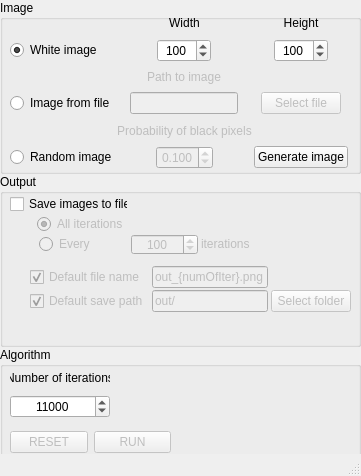
<?xml version="1.0" encoding="UTF-8"?>
<ui version="4.0">
 <class>MainWindow</class>
 <widget class="QMainWindow" name="MainWindow">
  <property name="geometry">
   <rect>
    <x>0</x>
    <y>0</y>
    <width>361</width>
    <height>476</height>
   </rect>
  </property>
  <property name="windowTitle">
   <string>MainWindow</string>
  </property>
  <widget class="QWidget" name="centralwidget">
   <widget class="QWidget" name="verticalLayoutWidget">
    <property name="geometry">
     <rect>
      <x>0</x>
      <y>0</y>
      <width>361</width>
      <height>521</height>
     </rect>
    </property>
    <layout class="QVBoxLayout" name="verticalLayout">
     <property name="spacing">
      <number>0</number>
     </property>
     <item>
      <widget class="QGroupBox" name="groupBox_2">
       <property name="sizePolicy">
        <sizepolicy hsizetype="Preferred" vsizetype="Preferred">
         <horstretch>0</horstretch>
         <verstretch>0</verstretch>
        </sizepolicy>
       </property>
       <property name="title">
        <string>Image</string>
       </property>
       <widget class="QWidget" name="gridLayoutWidget">
        <property name="geometry">
         <rect>
          <x>10</x>
          <y>10</y>
          <width>341</width>
          <height>161</height>
         </rect>
        </property>
        <layout class="QGridLayout" name="gridLayout" columnstretch="0,0,0">
         <property name="sizeConstraint">
          <enum>QLayout::SetDefaultConstraint</enum>
         </property>
         <property name="spacing">
          <number>0</number>
         </property>
         <item row="0" column="2" alignment="Qt::AlignHCenter|Qt::AlignVCenter">
          <widget class="QLabel" name="label_2">
           <property name="sizePolicy">
            <sizepolicy hsizetype="Preferred" vsizetype="Preferred">
             <horstretch>0</horstretch>
             <verstretch>0</verstretch>
            </sizepolicy>
           </property>
           <property name="text">
            <string>Height</string>
           </property>
           <property name="alignment">
            <set>Qt::AlignCenter</set>
           </property>
          </widget>
         </item>
         <item row="1" column="0" alignment="Qt::AlignLeft|Qt::AlignVCenter">
          <widget class="QRadioButton" name="whiteImageRB">
           <property name="sizePolicy">
            <sizepolicy hsizetype="Fixed" vsizetype="Preferred">
             <horstretch>0</horstretch>
             <verstretch>0</verstretch>
            </sizepolicy>
           </property>
           <property name="text">
            <string>White image</string>
           </property>
           <property name="checked">
            <bool>true</bool>
           </property>
          </widget>
         </item>
         <item row="1" column="2" alignment="Qt::AlignHCenter|Qt::AlignVCenter">
          <widget class="QSpinBox" name="heightSB">
           <property name="sizePolicy">
            <sizepolicy hsizetype="Fixed" vsizetype="Preferred">
             <horstretch>0</horstretch>
             <verstretch>0</verstretch>
            </sizepolicy>
           </property>
           <property name="alignment">
            <set>Qt::AlignCenter</set>
           </property>
           <property name="minimum">
            <number>2</number>
           </property>
           <property name="maximum">
            <number>1000</number>
           </property>
           <property name="singleStep">
            <number>100</number>
           </property>
           <property name="value">
            <number>100</number>
           </property>
          </widget>
         </item>
         <item row="3" column="0" alignment="Qt::AlignLeft|Qt::AlignVCenter">
          <widget class="QRadioButton" name="imageFromFileRB">
           <property name="sizePolicy">
            <sizepolicy hsizetype="Fixed" vsizetype="Preferred">
             <horstretch>0</horstretch>
             <verstretch>0</verstretch>
            </sizepolicy>
           </property>
           <property name="text">
            <string>Image from file</string>
           </property>
          </widget>
         </item>
         <item row="5" column="0" alignment="Qt::AlignLeft|Qt::AlignVCenter">
          <widget class="QRadioButton" name="randomImageRB">
           <property name="sizePolicy">
            <sizepolicy hsizetype="Fixed" vsizetype="Preferred">
             <horstretch>0</horstretch>
             <verstretch>0</verstretch>
            </sizepolicy>
           </property>
           <property name="text">
            <string>Random image</string>
           </property>
          </widget>
         </item>
         <item row="5" column="1" alignment="Qt::AlignHCenter|Qt::AlignVCenter">
          <widget class="QDoubleSpinBox" name="probabilitySB">
           <property name="enabled">
            <bool>false</bool>
           </property>
           <property name="sizePolicy">
            <sizepolicy hsizetype="Fixed" vsizetype="Preferred">
             <horstretch>0</horstretch>
             <verstretch>0</verstretch>
            </sizepolicy>
           </property>
           <property name="alignment">
            <set>Qt::AlignCenter</set>
           </property>
           <property name="decimals">
            <number>3</number>
           </property>
           <property name="maximum">
            <double>1.000000000000000</double>
           </property>
           <property name="singleStep">
            <double>0.100000000000000</double>
           </property>
           <property name="value">
            <double>0.100000000000000</double>
           </property>
          </widget>
         </item>
         <item row="3" column="1" alignment="Qt::AlignHCenter|Qt::AlignVCenter">
          <widget class="QLineEdit" name="pathLE">
           <property name="enabled">
            <bool>false</bool>
           </property>
           <property name="sizePolicy">
            <sizepolicy hsizetype="Preferred" vsizetype="Preferred">
             <horstretch>0</horstretch>
             <verstretch>0</verstretch>
            </sizepolicy>
           </property>
           <property name="readOnly">
            <bool>true</bool>
           </property>
          </widget>
         </item>
         <item row="5" column="2" alignment="Qt::AlignHCenter|Qt::AlignVCenter">
          <widget class="QPushButton" name="generateImagePB">
           <property name="sizePolicy">
            <sizepolicy hsizetype="Preferred" vsizetype="Preferred">
             <horstretch>0</horstretch>
             <verstretch>0</verstretch>
            </sizepolicy>
           </property>
           <property name="text">
            <string>Generate image</string>
           </property>
          </widget>
         </item>
         <item row="2" column="1" alignment="Qt::AlignHCenter|Qt::AlignVCenter">
          <widget class="QLabel" name="label_4">
           <property name="enabled">
            <bool>false</bool>
           </property>
           <property name="sizePolicy">
            <sizepolicy hsizetype="Preferred" vsizetype="Preferred">
             <horstretch>0</horstretch>
             <verstretch>0</verstretch>
            </sizepolicy>
           </property>
           <property name="text">
            <string>Path to image</string>
           </property>
           <property name="alignment">
            <set>Qt::AlignCenter</set>
           </property>
          </widget>
         </item>
         <item row="0" column="1" alignment="Qt::AlignHCenter|Qt::AlignVCenter">
          <widget class="QLabel" name="label_3">
           <property name="sizePolicy">
            <sizepolicy hsizetype="Preferred" vsizetype="Preferred">
             <horstretch>0</horstretch>
             <verstretch>0</verstretch>
            </sizepolicy>
           </property>
           <property name="text">
            <string>Width</string>
           </property>
           <property name="alignment">
            <set>Qt::AlignCenter</set>
           </property>
          </widget>
         </item>
         <item row="1" column="1" alignment="Qt::AlignHCenter|Qt::AlignVCenter">
          <widget class="QSpinBox" name="widthSB">
           <property name="sizePolicy">
            <sizepolicy hsizetype="Fixed" vsizetype="Preferred">
             <horstretch>0</horstretch>
             <verstretch>0</verstretch>
            </sizepolicy>
           </property>
           <property name="layoutDirection">
            <enum>Qt::LeftToRight</enum>
           </property>
           <property name="frame">
            <bool>true</bool>
           </property>
           <property name="alignment">
            <set>Qt::AlignCenter</set>
           </property>
           <property name="showGroupSeparator" stdset="0">
            <bool>false</bool>
           </property>
           <property name="minimum">
            <number>2</number>
           </property>
           <property name="maximum">
            <number>1000</number>
           </property>
           <property name="singleStep">
            <number>100</number>
           </property>
           <property name="value">
            <number>100</number>
           </property>
          </widget>
         </item>
         <item row="3" column="2" alignment="Qt::AlignHCenter|Qt::AlignVCenter">
          <widget class="QPushButton" name="selectFilePB">
           <property name="enabled">
            <bool>false</bool>
           </property>
           <property name="sizePolicy">
            <sizepolicy hsizetype="Preferred" vsizetype="Preferred">
             <horstretch>0</horstretch>
             <verstretch>0</verstretch>
            </sizepolicy>
           </property>
           <property name="text">
            <string>Select file</string>
           </property>
           <property name="checkable">
            <bool>false</bool>
           </property>
          </widget>
         </item>
         <item row="4" column="1">
          <widget class="QLabel" name="label_6">
           <property name="enabled">
            <bool>false</bool>
           </property>
           <property name="sizePolicy">
            <sizepolicy hsizetype="Preferred" vsizetype="Preferred">
             <horstretch>0</horstretch>
             <verstretch>0</verstretch>
            </sizepolicy>
           </property>
           <property name="text">
            <string>Probability of black pixels</string>
           </property>
           <property name="alignment">
            <set>Qt::AlignCenter</set>
           </property>
          </widget>
         </item>
        </layout>
       </widget>
      </widget>
     </item>
     <item>
      <widget class="QGroupBox" name="groupBox">
       <property name="sizePolicy">
        <sizepolicy hsizetype="Preferred" vsizetype="Preferred">
         <horstretch>0</horstretch>
         <verstretch>0</verstretch>
        </sizepolicy>
       </property>
       <property name="title">
        <string>Output</string>
       </property>
       <widget class="QWidget" name="gridLayoutWidget_2">
        <property name="geometry">
         <rect>
          <x>10</x>
          <y>20</y>
          <width>240</width>
          <height>61</height>
         </rect>
        </property>
        <layout class="QGridLayout" name="gridLayout_2">
         <property name="horizontalSpacing">
          <number>3</number>
         </property>
         <property name="verticalSpacing">
          <number>0</number>
         </property>
         <item row="1" column="0" alignment="Qt::AlignRight|Qt::AlignVCenter">
          <widget class="QRadioButton" name="allIterationsRB">
           <property name="enabled">
            <bool>false</bool>
           </property>
           <property name="sizePolicy">
            <sizepolicy hsizetype="Maximum" vsizetype="Maximum">
             <horstretch>0</horstretch>
             <verstretch>0</verstretch>
            </sizepolicy>
           </property>
           <property name="text">
            <string>All iterations</string>
           </property>
           <property name="checked">
            <bool>true</bool>
           </property>
          </widget>
         </item>
         <item row="0" column="0" alignment="Qt::AlignLeft|Qt::AlignVCenter">
          <widget class="QCheckBox" name="saveImageToFileCB">
           <property name="sizePolicy">
            <sizepolicy hsizetype="Maximum" vsizetype="Maximum">
             <horstretch>0</horstretch>
             <verstretch>0</verstretch>
            </sizepolicy>
           </property>
           <property name="text">
            <string>Save images to files</string>
           </property>
           <property name="checked">
            <bool>false</bool>
           </property>
          </widget>
         </item>
         <item row="2" column="2" alignment="Qt::AlignLeft|Qt::AlignVCenter">
          <widget class="QLabel" name="label_5">
           <property name="enabled">
            <bool>false</bool>
           </property>
           <property name="text">
            <string>iterations</string>
           </property>
          </widget>
         </item>
         <item row="2" column="1" alignment="Qt::AlignLeft|Qt::AlignVCenter">
          <widget class="QSpinBox" name="saveItersSB">
           <property name="enabled">
            <bool>false</bool>
           </property>
           <property name="sizePolicy">
            <sizepolicy hsizetype="Maximum" vsizetype="Preferred">
             <horstretch>0</horstretch>
             <verstretch>0</verstretch>
            </sizepolicy>
           </property>
           <property name="alignment">
            <set>Qt::AlignCenter</set>
           </property>
           <property name="minimum">
            <number>1</number>
           </property>
           <property name="maximum">
            <number>1000000</number>
           </property>
           <property name="singleStep">
            <number>10000</number>
           </property>
           <property name="value">
            <number>100</number>
           </property>
          </widget>
         </item>
         <item row="2" column="0" alignment="Qt::AlignRight|Qt::AlignVCenter">
          <widget class="QRadioButton" name="everyNIterationsRB">
           <property name="enabled">
            <bool>false</bool>
           </property>
           <property name="text">
            <string>Every          </string>
           </property>
          </widget>
         </item>
        </layout>
       </widget>
       <widget class="QWidget" name="gridLayoutWidget_3">
        <property name="geometry">
         <rect>
          <x>30</x>
          <y>90</y>
          <width>321</width>
          <height>51</height>
         </rect>
        </property>
        <layout class="QGridLayout" name="gridLayout_3">
         <property name="horizontalSpacing">
          <number>3</number>
         </property>
         <property name="verticalSpacing">
          <number>0</number>
         </property>
         <item row="1" column="0">
          <widget class="QCheckBox" name="checkBox_3">
           <property name="enabled">
            <bool>false</bool>
           </property>
           <property name="text">
            <string>Default save path</string>
           </property>
           <property name="checked">
            <bool>true</bool>
           </property>
          </widget>
         </item>
         <item row="1" column="1">
          <widget class="QLineEdit" name="lineEdit_3">
           <property name="enabled">
            <bool>false</bool>
           </property>
           <property name="text">
            <string>out/</string>
           </property>
          </widget>
         </item>
         <item row="0" column="1">
          <widget class="QLineEdit" name="lineEdit_2">
           <property name="enabled">
            <bool>false</bool>
           </property>
           <property name="text">
            <string>out_{numOfIter}.png</string>
           </property>
          </widget>
         </item>
         <item row="0" column="0">
          <widget class="QCheckBox" name="checkBox_2">
           <property name="enabled">
            <bool>false</bool>
           </property>
           <property name="text">
            <string>Default file name</string>
           </property>
           <property name="checked">
            <bool>true</bool>
           </property>
          </widget>
         </item>
         <item row="1" column="2">
          <widget class="QPushButton" name="pushButton_5">
           <property name="enabled">
            <bool>false</bool>
           </property>
           <property name="text">
            <string>Select folder</string>
           </property>
          </widget>
         </item>
        </layout>
       </widget>
      </widget>
     </item>
     <item>
      <widget class="QGroupBox" name="groupBox_3">
       <property name="title">
        <string>Algorithm</string>
       </property>
       <widget class="QWidget" name="verticalLayoutWidget_2">
        <property name="geometry">
         <rect>
          <x>10</x>
          <y>20</y>
          <width>100</width>
          <height>51</height>
         </rect>
        </property>
        <layout class="QVBoxLayout" name="verticalLayout_2">
         <item>
          <widget class="QLabel" name="label">
           <property name="sizePolicy">
            <sizepolicy hsizetype="Preferred" vsizetype="Preferred">
             <horstretch>0</horstretch>
             <verstretch>0</verstretch>
            </sizepolicy>
           </property>
           <property name="text">
            <string>Number of iterations</string>
           </property>
           <property name="alignment">
            <set>Qt::AlignCenter</set>
           </property>
          </widget>
         </item>
         <item>
          <widget class="QSpinBox" name="numOfItersSB">
           <property name="sizePolicy">
            <sizepolicy hsizetype="Preferred" vsizetype="Preferred">
             <horstretch>0</horstretch>
             <verstretch>0</verstretch>
            </sizepolicy>
           </property>
           <property name="alignment">
            <set>Qt::AlignCenter</set>
           </property>
           <property name="minimum">
            <number>1</number>
           </property>
           <property name="maximum">
            <number>10000000</number>
           </property>
           <property name="singleStep">
            <number>10000</number>
           </property>
           <property name="value">
            <number>11000</number>
           </property>
          </widget>
         </item>
        </layout>
       </widget>
       <widget class="QWidget" name="horizontalLayoutWidget">
        <property name="geometry">
         <rect>
          <x>10</x>
          <y>80</y>
          <width>161</width>
          <height>31</height>
         </rect>
        </property>
        <layout class="QHBoxLayout" name="horizontalLayout">
         <item>
          <widget class="QPushButton" name="resetPB">
           <property name="enabled">
            <bool>false</bool>
           </property>
           <property name="text">
            <string>RESET</string>
           </property>
          </widget>
         </item>
         <item>
          <widget class="QPushButton" name="runPB">
           <property name="enabled">
            <bool>false</bool>
           </property>
           <property name="text">
            <string>RUN</string>
           </property>
          </widget>
         </item>
        </layout>
       </widget>
      </widget>
     </item>
    </layout>
   </widget>
  </widget>
  <widget class="QMenuBar" name="menubar">
   <property name="geometry">
    <rect>
     <x>0</x>
     <y>0</y>
     <width>361</width>
     <height>21</height>
    </rect>
   </property>
  </widget>
  <widget class="QStatusBar" name="statusbar"/>
 </widget>
 <resources/>
 <connections/>
</ui>
